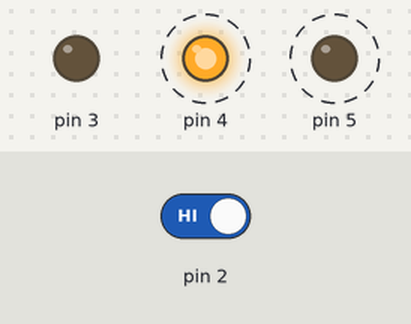
The sketch below on a simulated Arduino Uno, built with avr-gcc and run on an emulated ATmega328P. Shown: output pins drawn as LEDs (lit = HIGH). Dashed ring = blinking. The test bench sets the inputs (shaded band); at power-on: pin 2 HIGH.

Above: at 1.8 s.
1.9 s: pin 2 driven LOW
At 2.5 s:
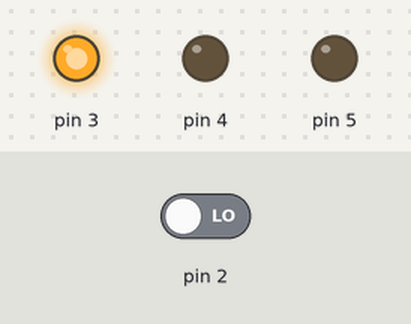
3.5 s: pin 2 driven HIGH
At 3.62 s:
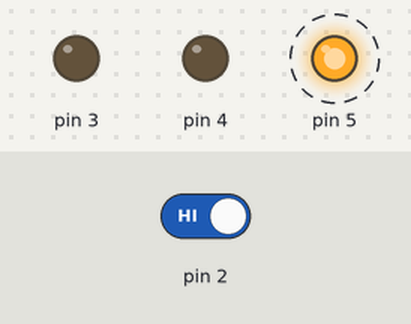
Timing chart, 0 to 12.5 s (numbered marks = the images above; inputs shaded):
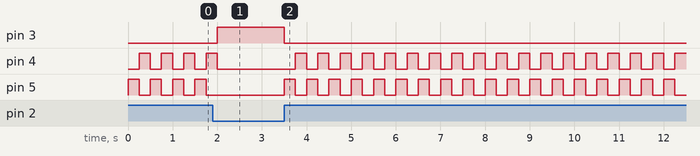

The sketch:

3_alt_LED_Wswitch.ino
```cpp
// Initiates switchState to 0 (LOW)
int switchState = 0;
// Initiates pins 3, 4, and 5 to output / pin 2 to input
void setup() {
  pinMode(3, OUTPUT);
  pinMode(4, OUTPUT);
  pinMode(5, OUTPUT);
  pinMode(2, INPUT);
}
// Reads input from pin 2
void loop() {
  switchState = digitalRead(2); // Read pin 2
  if (switchState == LOW){ // If switch connected to pin 2 is NOT pressed
    digitalWrite(3, HIGH); // On
    digitalWrite(4, LOW); // Off
    digitalWrite(5, LOW); // Off
    delay(250); // Pause 1/4 sec
  }
  else { // Switch IS pressed
    digitalWrite(3, LOW); // Off
    digitalWrite(4, LOW); // Off
    digitalWrite(5, HIGH); // On
    delay(250); // Puase 1/4 sec
    digitalWrite(4, HIGH); // On
    digitalWrite(5, LOW); // Off
    delay(250); // Pause 1/4 sec
  }
}
```

Measured:
- after the input at 1.9 s, pin 3: LOW → HIGH after 0.10 s; pin 4: goes on until 2.0 s, then stays LOW; pin 5: stops changing and stays LOW
- after the input at 3.5 s, pin 3: HIGH → LOW at once; pin 4: alternates HIGH for 0.25 s and LOW for 0.25 s, starting after 0.25 s; pin 5: alternates HIGH for 0.25 s and LOW for 0.25 s, starting at once
- by itself, pin 4, pin 5: alternates HIGH for 0.25 s and LOW for 0.25 s
